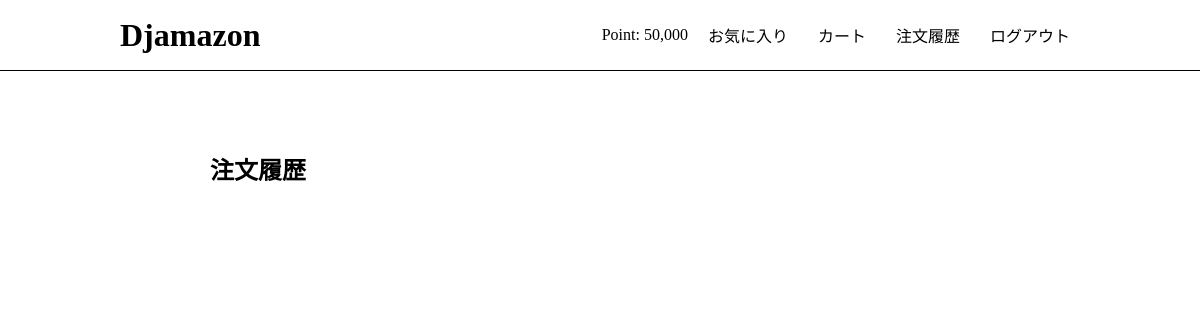
The page /order_history/ (signed in) on the database as committed earlier.
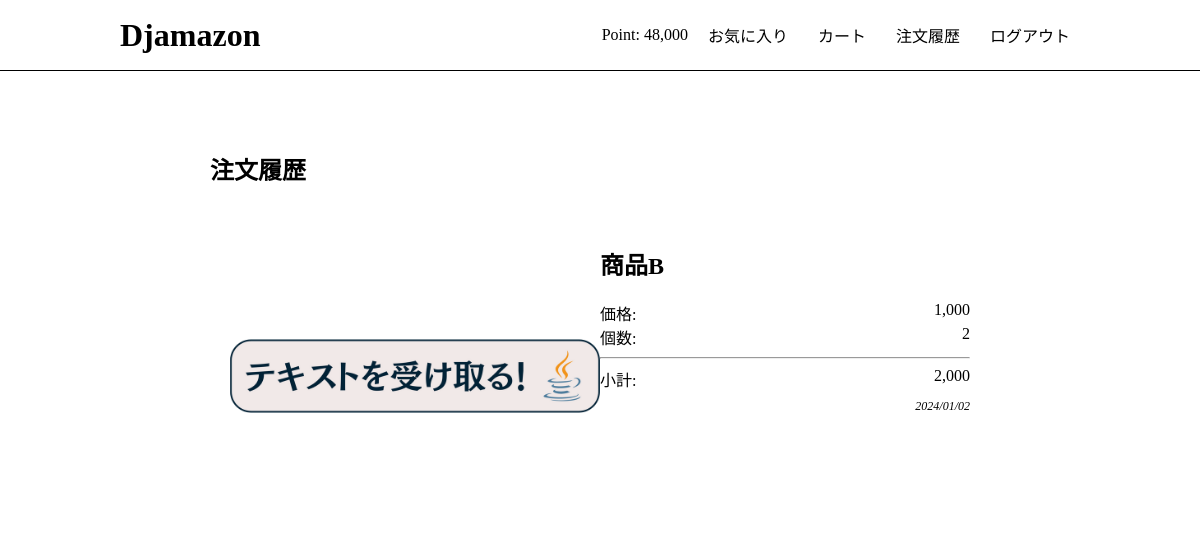
The same page on the database as committed later.
### users/models.py (models this page shows)
class User(AbstractBaseUser, PermissionsMixin):
    initial_point = 50000
    email = models.EmailField("メールアドレス", unique=True)
    point = models.PositiveIntegerField(default=initial_point)
    fav_products = models.ManyToManyField(Product,blank=True)
    is_staff = models.BooleanField("is_staff", default=False)
    is_active = models.BooleanField("is_active", default=True)
    date_joined = models.DateTimeField("date_joined", default=timezone.now)
    objects = UserManager() #?
    USERNAME_FIELD = "email"
    EMAIL_FIELD = "email"
    REQUIRED_FIELDS = []
    class Meta:
        verbose_name = "user"
        verbose_name_plural = "users"

### app/models.py (models this page shows, shortened)
class Sale(models.Model):
    product = models.ForeignKey(Product, on_delete=models.PROTECT)
    user = models.ForeignKey('users.User', on_delete=models.PROTECT)
    amount = models.PositiveIntegerField("購入個数", default=0)
    price = models.PositiveIntegerField("商品単価")
    total_price = models.PositiveIntegerField("小計")
    created_at = models.DateTimeField(auto_now=True)

class Product(models.Model):
    name = models.CharField(max_length=100)
    description = models.TextField(blank=True)
    price = models.PositiveIntegerField(default=0)
    image = models.ImageField(upload_to='product')

### app/views.py (the view)
# urls.py: path('order_history/', views.order_history ,name='order_history'),
@login_required
def order_history(request):
    user = request.user
    sales = Sale.objects.filter(user=user).order_by('-created_at')
    return render(request, 'app/order_history.html' , {'sales':sales})

### app/templates/app/order_history.html
{% extends 'app/base.html' %}
{% load humanize %}
{% block content %}
<div class="order-history">
    <h2>注文履歴</h2>
    {% for sale in sales %}
        <div class="order-product">
            <div class="order-product-image">
                <a href="{% url 'app:detail' sale.product.id %}">
                    <img src="{{ sale.product.image.url }}" class="product-img">
                </a>
            </div>
            <div class="order-product-info">
                <h2>{{ sale.product.name }}</h2>
                <div>
                    価格:
                    <span class="info-value">{{ sale.price | intcomma }}</span>
                </div>
                <div>
                    個数:
                    <span class="info-value">{{ sale.amount | intcomma }}</span>
                </div>
                <hr>
                <div>
                    小計:
                    <span class="info-value">{{ sale.total_price | intcomma }}</span>
                </div>
                <span class="info-timestamp">{{ sale.created_at | date:"Y/m/d"}}</span>
            </div>
        </div>
        {% endfor %}
    </div>
{% endblock %}

### app/templates/app/base.html (shortened to what this page needs)
{% load static %}
{% load humanize %}
<!DOCTYPE html>
<html>
    <head>
        <link rel="stylesheet" type="text/css" href="{% static 'css/style.css' %}">
    </head>
    <body>
        <header>
            <div class="container">
                <h1><a href="{% url 'app:index' %}">Djamazon</a></h1>
                <div class="header-menu">
                    {% if request.user.is_authenticated %}
                        <span>Point: {{ user.point | intcomma }}</span>
                        <span><a href="{% url 'app:fav_products' %}">お気に入り</a></span>
                        <span><a href="{% url 'app:cart' %}">カート</a></span>
                        <span><a href="{% url 'app:order_history' %}">注文履歴</a></span>
                        <span><a href="{% url 'app:logout' %}">ログアウト</a></span>
                    {% else %}
                        <a href="{% url 'app:login' %}">ログイン</a>
                        <a href="{% url 'app:signup' %}">新規登録</a>
                    {% endif %}
                </div>
            </div>
        </header>
        <div class="container">
            {% block content %}{% endblock %}
        </div>
    </body>
</html>

Rows that differ between the two databases and show on the page:
changed User: point "50,000" → "48,000"
added Sale: product.image (picture), product.name "商品B", price "1,000", amount "2", total_price "2,000", created_at "2024/01/02"
